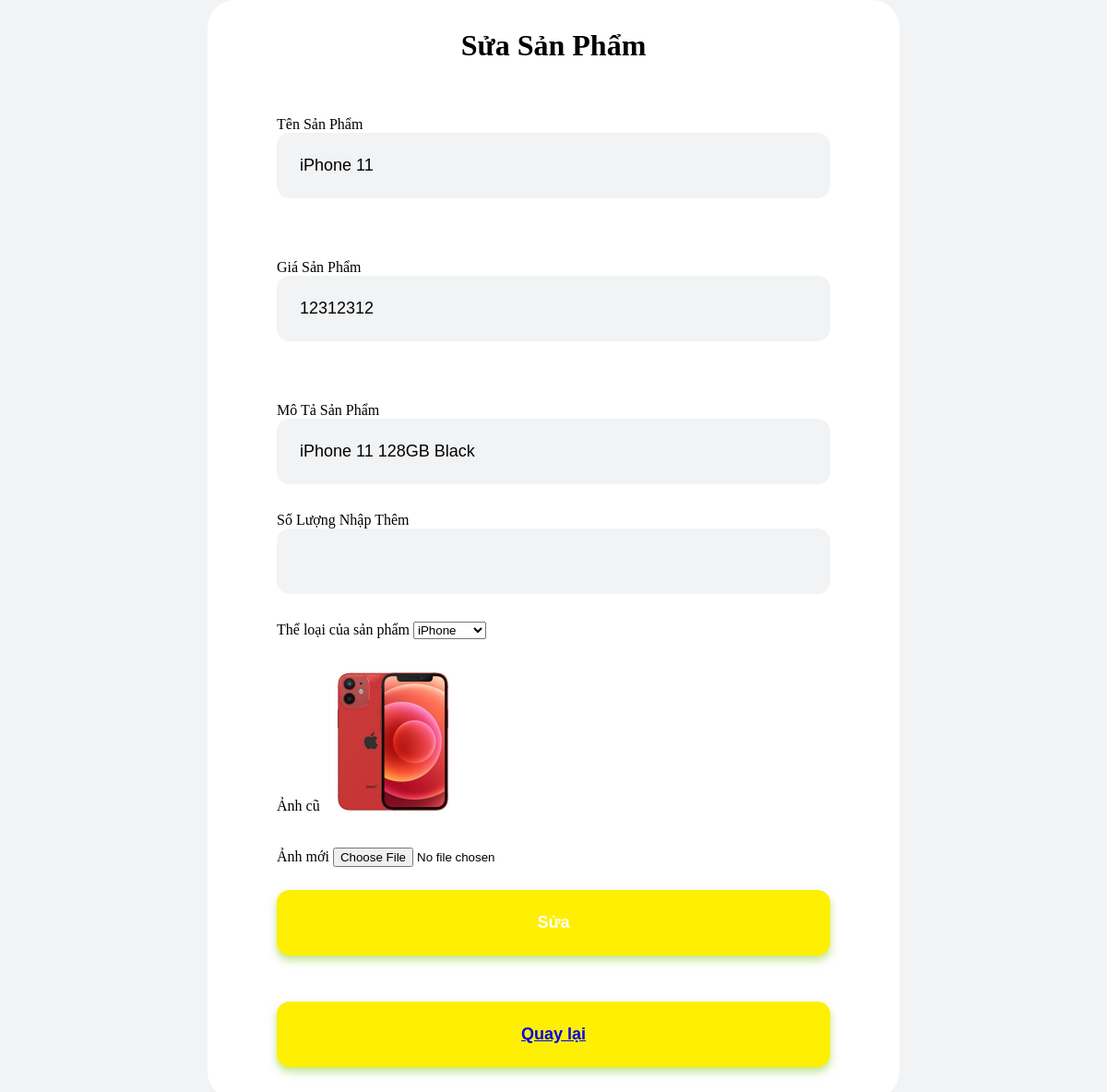
Page /admin/sp_form_update.php?ma=5 on the committed database.
### tables this page shows
CREATE TABLE `san_pham` (
  `ma` int(11) NOT NULL,
  `ten` varchar(100) NOT NULL,
  `gia` varchar(25) NOT NULL,
  `mo_ta` varchar(100) NOT NULL,
  `anh` varchar(100) NOT NULL,
  `ma_hang` int(11) DEFAULT NULL,
  `ma_the_loai` int(25) NOT NULL,
  `kho` int(25) NOT NULL,
  `tong_kho` int(25) NOT NULL,
  `da_ban` varchar(25) NOT NULL
);

CREATE TABLE `hang` (
  `ma` int(11) NOT NULL,
  `ten` varchar(25) NOT NULL
);

### public/admin/sp_form_update.php (the view, shortened to what this page needs)
<!DOCTYPE html>
<html>
<head>
</head>
<body>
    <?php
$ma = $_GET['ma'];
include '../connect.php';
$sql = "select * from san_pham where ma ='$ma'";
$result = mysqli_query($connect,$sql);
$each = mysqli_fetch_array($result);
$thu_muc_anh = '../images/img_sp/';
$sql_hang = "select * from hang ";
$result_hang = mysqli_query($connect,$sql_hang);
?>
    <form enctype='multipart/form-data' method="post" action="sp_process_update.php ">
        <table colspan='2' align="center">
            <div class="signup">
                <form class="signup-form" autocomplete="off" name="admin">
                    <h1 align="center">
                        Sửa Sản Phẩm
                    </h1><br><br>
                    <label class="signup-label">
                        Tên Sản Phẩm
                    </label>
                    <input type="text" id="name" class="signup-input" name="ten" value="<?php echo $each['ten']?>">
                    <br><br>
                    <label class="signup-label">
                        Giá Sản Phẩm
                    </label>
                    <input type="text" id="price" class="signup-input" name="gia" value="<?php echo $each['gia']?>">
                    <br><br>
                    <label class="signup-label">
                        Mô Tả Sản Phẩm
                    </label>
                    <input type="text" class="signup-input" name="mo_ta" value="<?php echo $each['mo_ta']?>">
                    <label class="signup-label">
                        Số Lượng Nhập Thêm
                    </label>
                    <input type="number" class="signup-input" name="so_luong" required>
                    <label class="signup-label">
                        Thể loại của sản phẩm
                    </label>
                    <select name="ma_hang">
                        <?php foreach ($result_hang as $hang): ?>
                        <option value="<?php echo $hang['ma'] ?>"
                            <?php if ($hang['ma'] == $each['ma_hang']) echo "selected"; ?>>
                            <?php echo $hang['ten'] ?>
                        </option>
                        <?php endforeach ?>
                    </select>
                    <br><br><br>
                    <label class="signup-label">
                        Ảnh cũ
                    </label>
                    <img height="150" src="<?php echo $thu_muc_anh . $each['anh'] ?>">
                    <br><br><br>
                    <label class="signup-label">
                        Ảnh mới
                    </label>
                    <input type="file" name="anh2">
                    <button class="signup-submit" onclick="return ok()">
                        Sửa
                    </button>
                    <button class="signup-submit">
                        <a href="sanpham.php">Quay lại</a>
                    </button>
        </table>
    </form>
</body>
</html>

### public/admin/sp_form_update.php (style rules this page uses)
body { margin: 0; width: 100%; min-height: 100vh; background-color: #f2f3f5; display: flex; align-items: center; justify-content: center; padding: 0 0; }
.signup { padding: 10px 75px; background-color: #fff; width: 100%; max-width: 600px; border-radius: 30px; }
.signup-input { display: block; width: 550px; padding: 25px; border-radius: 14px; background-color: #f2f3f5; outline: none; border: 0; font-family: "Poppins", sans-serif; font-size: 18px; margin-bottom: 30px; }
.signup-submit { padding: 25px; color: white; font-size: 18px; text-align: center; border: 0; outline: none; display: inline-block; width: 100%; border-radius: 14px; background-color: #ffef00; font-family: "Poppins", sans-serif; cursor: pointer; font-weight: 600; box-shadow: 0 5px 10px 0 rgba(130, 201, 30, 0.5); margin-top: 25px; margin-bottom: 25px; }

### rows in the picture
san_pham: ten "iPhone 11", gia "12312312", mo_ta "iPhone 11 128GB Black", ma_hang "iPhone", anh (picture)
